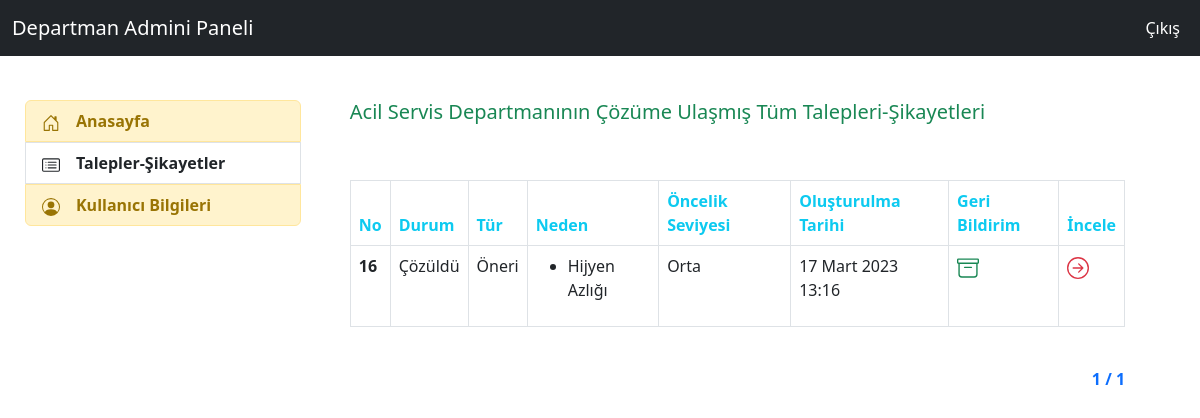
/feedbacks/d_admin_cozuldu (signed in), run on the app's committed database.
### feedback/models.py (models this page shows, shortened)
class Department(models.Model):
    idcompany= models.ForeignKey(Company,on_delete=models.CASCADE,verbose_name="dprt_company")
    name = models.CharField(max_length=50,verbose_name="Departman Adı")
    status = models.CharField(max_length=6,verbose_name="Durum",choices=status_choices)
    def __str__(self):
        return self.name

class Feedback(models.Model):
    IdCompany = models.ForeignKey(Company,on_delete=models.CASCADE,verbose_name="Hastane")
    Name = models.CharField(max_length=30,verbose_name="Ad",null=True,blank=True)
    Surname = models.CharField(max_length=30,verbose_name="Soyad",null=True,blank=True)
    Email = models.EmailField(max_length=40,verbose_name="Email")
    PhoneNumber = PhoneNumberField(default="",verbose_name="Telefon Numarası")
    Content = models.TextField(verbose_name="Talep-Şikayet İçeriği")
    Photo = models.FileField(blank=True,null=True,verbose_name="Resim")
    IdDepartment = models.ForeignKey(Department,on_delete=models.CASCADE,verbose_name="Talep-Şikayet Departmanı")
    IdFeedbackType = models.ForeignKey(FeedbackType,on_delete=models.CASCADE,verbose_name="Talep-Şikayet Tipi")
    IdFeedbackSource = models.ManyToManyField(FeedbackSource,verbose_name="Talep-Şikayet Nedeni (Çoklu Seçim Yapılabilir) ")
    IdFeedbackReason = models.ManyToManyField(FeedbackReason,verbose_name="Talep-Şikayet Nedeni (Detay) (Çoklu Seçim Yapılabilir) ")
    IdFeedbackPersonel =models.ManyToManyField(FeedbackPersonel,verbose_name="Talep-Şikayet Personeli (Çoklu Seçim Yapılabilir) ")
    FeedbackOpenDate = models.DateTimeField(auto_now_add=True,verbose_name="Oluşturulma Tarihi")
    IdFeedbackPriorityLevel = models.ForeignKey(FeedbackPriorityLevel,null=True,on_delete=models.CASCADE,verbose_name="Talep-Şikayet Öncelik Seviyesi")
    IdFeedbackStatus = models.ForeignKey(FeedbackStatus,default=1,verbose_name="Talep-Şikayet Durumu",on_delete=models.CASCADE)
    FeedbackClosedDate= models.DateTimeField(auto_now=True,verbose_name="Talep-Şikayet Son İşlem Saati")
    LastSolveDate = models.DateTimeField(null=True,verbose_name="Talep ve Şikayetin Yanıtı İçin Gerekli Zaman(Ör: ..-..-.... 17:40)")
    DurationTime = models.CharField(max_length=100,verbose_name="Geçen Zaman",null=True)
    class Meta:
        ordering = ["IdFeedbackStatus__id","-IdFeedbackPriorityLevel__id"]

class FeedbackStatus(models.Model):
    IdCompany = models.ForeignKey(Company,verbose_name="status_ıdcompany",on_delete=models.CASCADE)
    name = models.CharField(max_length=7,verbose_name="Durum Adı",choices=f_status_choice)

class FeedbackType(models.Model):
    idcompany= models.ForeignKey(Company,on_delete=models.CASCADE,verbose_name="f_type_company")
    name = models.CharField(max_length=8,verbose_name="Talep-Şikayet Tipi")
    status = models.CharField(max_length=6,verbose_name="Durum",choices=status_choices)
    def __str__(self):
        return self.name

class FeedbackReason(models.Model):
    idcompany= models.ForeignKey(Company,on_delete=models.CASCADE,verbose_name="f_reason_company")
    name = models.CharField(max_length=35,verbose_name="Talep-Şikayet Nedeni Adı")
    status = models.CharField(max_length=6,verbose_name="Durum",choices=status_choices)

class FeedbackPriorityLevel(models.Model):
    idcompany= models.ForeignKey(Company,on_delete=models.CASCADE,verbose_name="f_priority_company")
    name = models.CharField(max_length=35,verbose_name="f_priority_name",choices=priority_choice)

### feedback/views.py (the view)
# urls.py: path('d_admin_cozuldu',views.d_admin_cozuldu,name="d_admin_cozuldu"),
@login_required(login_url="user:login")
def d_admin_cozuldu(request):
    k_user = request.user
    d_user = UserAddProfile.objects.filter(user=k_user).first()
    company_id = d_user.user_company
    department = d_user.user_department
    feedbacks_list = Feedback.objects.filter(IdCompany=company_id,IdFeedbackStatus__name="Çözüldü").order_by('-FeedbackOpenDate')
    feedbacks_sayı = Feedback.objects.filter(IdDepartment=department.id,IdFeedbackStatus=2)
    sayı = 0
    for feedback in feedbacks_sayı:
        zaman(feedback)
        if FeedbackStatusHistory.objects.filter(history_feedback_id=feedback.id).first()==None and feedback.FeedbackClosedDate > feedback.LastSolveDate:
            sayı +=1
    paginator = Paginator(feedbacks_list, 1)  # Show 5 contacts per page
    page = request.GET.get('sayfa')
    try:
        feedbacks = paginator.page(page)
    except PageNotAnInteger:
        feedbacks = paginator.page(1)
    except EmptyPage:
        messages.warning(request,"Geçerli olmayan sayfa numarası!")
        feedbacks = paginator.page(paginator.num_pages)
    context = {
        "department":department,
        "feedbacks":feedbacks,
        "sayı":sayı
    }
    return render(request,"department_admin/d_admin_cozuldu.html",context)

### feedback/views.py (called while the page is built)
def zaman(feedback):
        liste = list()
        time = now() - feedback.FeedbackOpenDate
        for t in str(time):
            liste.append(t)
        if liste[2] == "d":
            time = liste[0] + " gün"
        elif liste[0]=="0" and liste[1]==":":
            time = liste[2]+liste[3]+" dakika"
        elif liste[3]=="d":
            time = liste[0]+liste[1]+" gün"
        elif liste[1]==":" and int(liste[2]) == True :
            time = liste[0]+liste[1]+ " saat"
        elif liste[2] == ":" :
            time = liste[0]+liste[1]+ " saat"
        elif liste[1] == ":":
            time =liste[0]+ " saat"
        elif liste[2]=="m":
            time = liste[0] +" ay"
        elif liste[3]=="m":
            time = liste[0]+liste[1]+" ay"
        feedback.DurationTime = time
        feedback.save()

### templates/department_admin/d_admin_cozuldu.html (shortened to what this page needs)
{% extends "department_admin/layout.html" %}
{% block content %}
<h5 class="text-success">{{department}} Departmanının Çözüme Ulaşmış Tüm Talepleri-Şikayetleri</h5>
<br><br>
{% if feedbacks %}
<table class="table table-bordered">
  <thead>
    <tr>
      <th scope="col" class="text-info">No</th>
      <th scope="col" class="text-info">Durum</th>
      <th scope="col" class="text-info">Tür</th>
      <th scope="col" class="text-info">Neden</th>
      <th scope="col" class="text-info">Öncelik Seviyesi</th>
      <th scope="col" class="text-info">Oluşturulma Tarihi</th>
      <th scope="col" class="text-info">Geri Bildirim</th>
      <th scope="col" class="text-info">İncele</th>
    </tr>
  </thead>
  <tbody>
        {% for feedback in feedbacks %}
                <tr>
                <td><b>{{feedback.id}}</b></td>
                <td>{{feedback.IdFeedbackStatus.name}}</td>
                <td>{{feedback.IdFeedbackType}}</td>
                <td>
                {% for f_reason in feedback.IdFeedbackReason.all %}
                    <ul><li>{{f_reason.name}}</li></ul>
                {% endfor %}
                </td>
                <td>{{feedback.IdFeedbackPriorityLevel.name}}</td>
                <td>{{feedback.FeedbackOpenDate}}</td>
                <td><a href="{% url 'feedback:d_admin_feedback_detail' feedback.id %}" class="text-success">
                <b></b></a></td>
                <td><a href="{% url 'feedback:d_admin_feedback_detail' feedback.id %}" class="text-danger">
                <b></b></a></td>
                </tr>
        {% endfor %}
      </tbody>
    </table><br>
        <div class="d-flex justify-content-end ">
            <div class="pagination">
                <span class="step-links">
                    <span class="text-primary">
                       <b>{{ feedbacks.number }} / {{ feedbacks.paginator.num_pages }}</b>
                    </span>
                </span>
            </div>
        </div>
{% else %}
    <div class="alert alert-danger">
      Çözüme Ulaşmış Talep-Şikayet Bulunmamaktadır.
    </div>
{% endif %}
{% endblock  %}

### data on the page
Department: name "Acil Servis"
Feedback: id "16", IdFeedbackStatus.name "Çözüldü", IdFeedbackType "Öneri", IdFeedbackPriorityLevel.name "Orta", FeedbackOpenDate "17 Mart 2023 13:16"
FeedbackReason: name "Hijyen Azlığı"

### other printed values
{{ feedbacks.number }} "1"
{{ feedbacks.paginator.num_pages }} "1"
